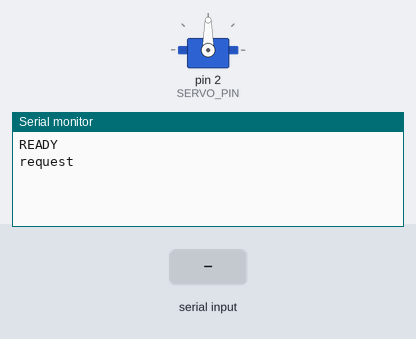
Bench run of a sketch on a simulated Arduino Uno, built with avr-gcc and run on an emulated ATmega328P. On the bench: servo, the last lines printed to the serial monitor. Inputs (shaded band) come from the test bench.

Above: at 1.2 s.
1.3 s: "FINISH\n" received over Serial
At 2.3 s:
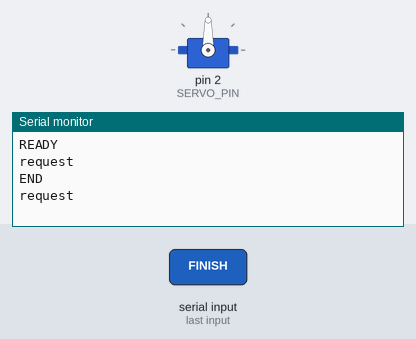
2.9 s: "90,45\n" received over Serial
At 4.0 s:
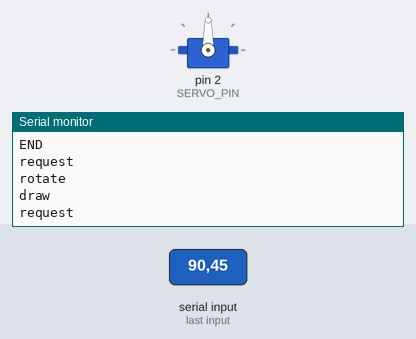

The sketch:

card_organizer.ino
```cpp
#include <Servo.h>

Servo main_servo;

// TODO
void rotate(int angle) {
  Serial.println("rotate");
}

// TODO
void drawCard() {
  Serial.println("draw");
}

void setup() {
    // 서보 모터 연결
    int const SERVO_PIN = 2;
    main_servo.attach(SERVO_PIN);

    // 시리얼 통신 시작
    Serial.begin(9600);
    while (!Serial) {
        ; // USB 연결이 될 때까지 기다립니다.
    }
    Serial.println("READY");
}

void loop() {
    while(true) {
        Serial.println("request");
        while(!Serial.available()) {
            delay(100);
        }

        String message = Serial.readStringUntil('\n');
        if(message == "FINISH"){
          break;
        }

        int angle = message.toInt();
        rotate(angle);

        drawCard();
    }

    Serial.println("END");
}
```

Measured:
- after the input at 1.3 s, the serial monitor: prints a new line after 0.10 s (image 1)
- after the input at 2.9 s, the serial monitor: prints a new line at once (image 2)
